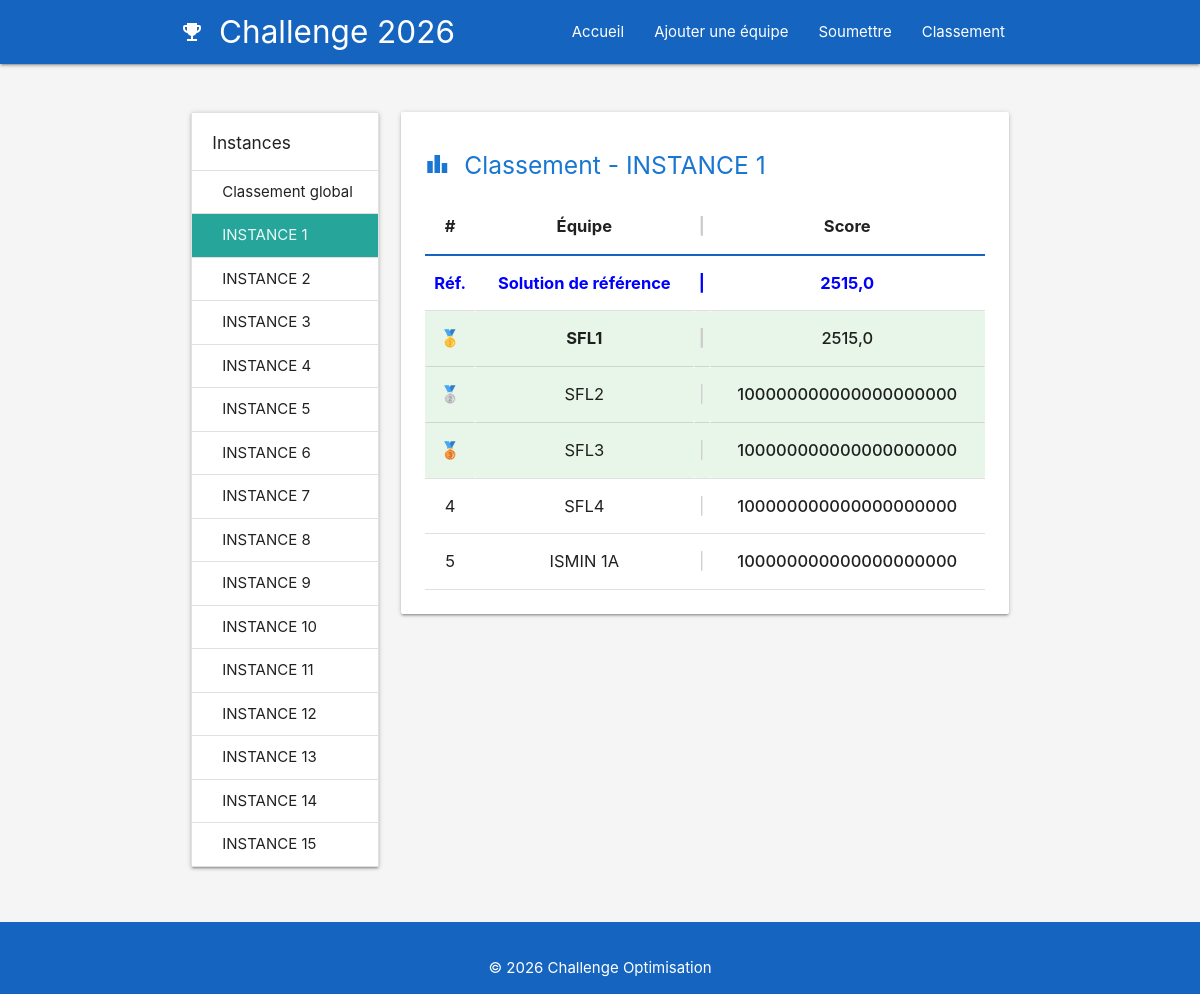
Before: /classement/1/ with the older database file.
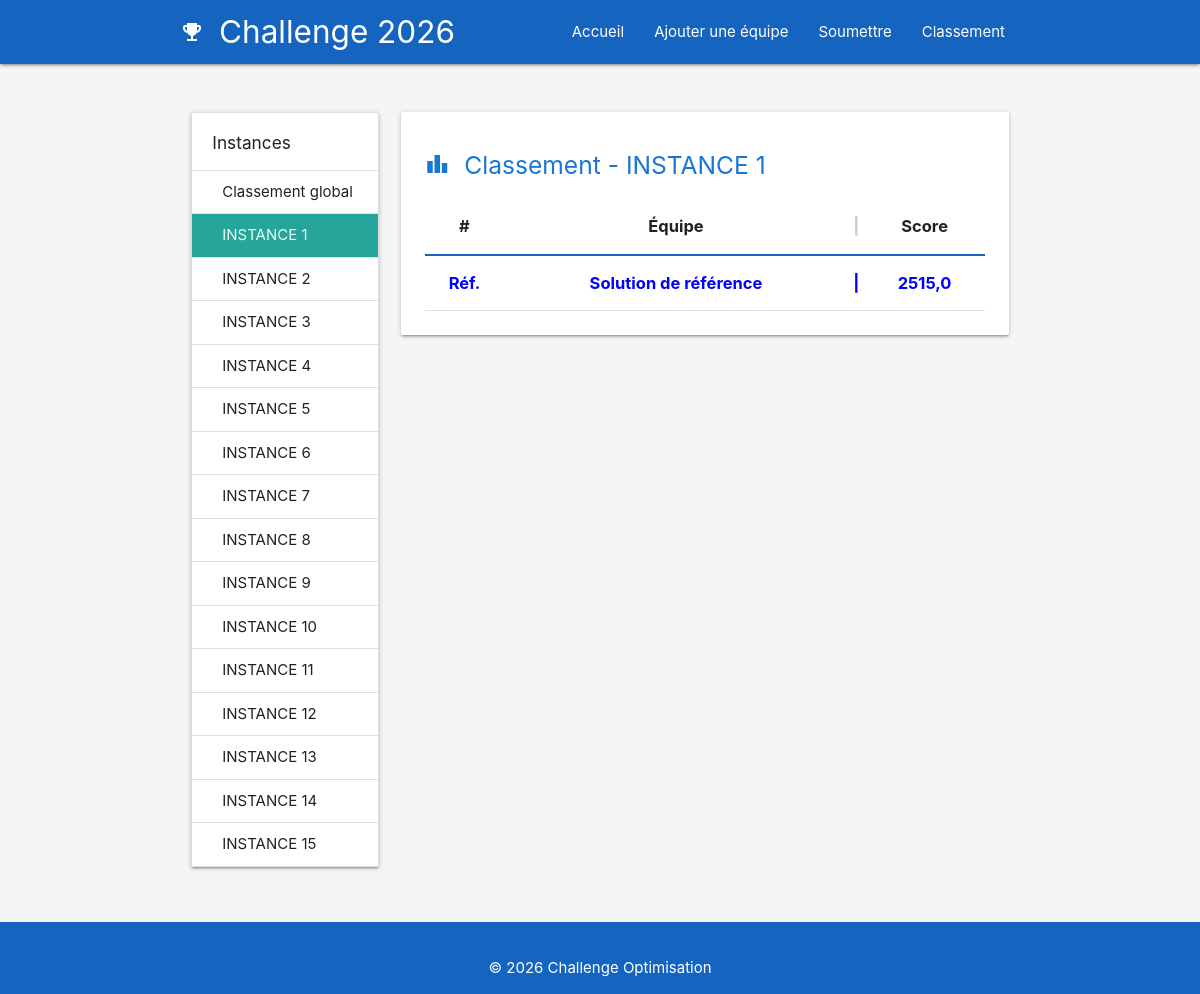
After: the same page with the newer database file.
### solutions/models.py (models this page shows, shortened)
class Instance(models.Model):
    nom = models.CharField(max_length=100, unique=True)
    numero = models.IntegerField(unique=True)
    description = models.TextField(blank=True)
    date_ajout = models.DateTimeField(auto_now_add=True)

class Solution(models.Model):
    equipe          = models.ForeignKey(Equipe, on_delete=models.CASCADE)
    instance        = models.ForeignKey(Instance, on_delete=models.CASCADE)
    fichier         = models.FileField(upload_to='solutions/',blank=True, null=True)  # Chemin de la meilleure solution
    date_soumission = models.DateTimeField(auto_now_add=True)
    score           = models.FloatField(default=0)
    class Meta:
        unique_together = ('equipe', 'instance')  # une seule entrée par équipe/instance

### equipes/models.py (models this page shows, shortened)
class Equipe(models.Model):
    nom = models.CharField(max_length=100, unique=True)
    date_creation = models.DateTimeField(auto_now_add=True)

### classement/views.py (the view)
# urls.py: path('', classement_view, name='classement'),
def classement_view(request, instance_id=None):
    instances = Instance.objects.all().order_by('numero')
    instance_active = None
    solutions = []
    classement_global = []
    if instance_id:
        instance_active, solutions = Classement.by_instance(instance_id)
    else:
        classement_global = Classement.for_all_instances()
    return render(request, 'classement/classement.html', {
        'instances': instances,
        'instance_active': instance_active,
        'solutions': solutions,
        'classement_global': classement_global,
        'nom_reference'    : 'Solution de référence'
    })

### classement/utils.py (called while the page is built)
    @staticmethod
    def by_instance(instance_id):
        instance_active = get_object_or_404(Instance, id=instance_id)
        solutions = (
            Solution.objects
            .filter(instance=instance_active)
            .select_related('equipe')
            .order_by('score')
        )
        rank = 0
        for sol in solutions:
            if sol.equipe.nom == "Solution de référence":
                sol.rank = None
                sol.is_reference = True
            else:
                rank += 1
                sol.rank = rank
                sol.is_reference = False
        return instance_active, solutions

### templates/classement/classement.html (shortened to what this page needs)
{% extends "base.html" %}
{% load static %}
{% block styles %}
<link rel="stylesheet" href="{% static 'css/classement.css' %}">
{% endblock %}
{% block content %}
<div class="row">
    <div class="col s12 m3">
        <ul class="collection with-header z-depth-1">
            <li class="collection-header"><h6>Instances</h6></li>
            <li class="collection-item {% if not instance_active %}active{% endif %}">
                <a href="{% url 'classement' %}" style="color: inherit;">
                    Classement global
                </a>
            </li>
            {% for inst in instances %}
                <li class="collection-item {% if instance_active and inst.id == instance_active.id %}active{% endif %}">
                    <a href="{% url 'classement_instance' inst.id %}" style="color: inherit;">
                        {{ inst.nom }}
                    </a>
                </li>
            {% endfor %}
        </ul>
    </div>
    <div class="col s12 m9">
        <div class="card">
            <div class="card-content">
                {% if instance_active %}
                    <h5 class="blue-text text-darken-2">
                        <i class="material-icons left">leaderboard</i>
                        Classement - {{ instance_active.nom }}
                    </h5>
                    <table class="highlight centered classement-table">
                        <thead>
                            <tr>
                                <th>#</th>
                                <th>Équipe</th>
                                <th class="separator">|</th>
                                <th>Score</th>
                            </tr>
                        </thead>
                        <tbody>
                            {% for sol in solutions %}
                                <tr class="
                                    {% if sol.equipe.nom == nom_reference %}line-reference
                                    {% elif sol.rank == 1 %}first-place
                                    {% elif sol.rank == 2 %}second-place
                                    {% elif sol.rank == 3 %}third-place
                                    {% endif %}
                                ">
                                    <td>
                                        {% if sol.is_reference %}
                                            Réf.
                                        {% elif sol.rank == 1 %}🥇
                                        {% elif sol.rank == 2 %}🥈
                                        {% elif sol.rank == 3 %}🥉
                                        {% else %}{{ sol.rank }}
                                        {% endif %}
                                    </td>
                                    <td>{{ sol.equipe.nom }}</td>
                                    <td class="separator">|</td>
                                    <td><strong>{{ sol.score }}</strong></td>
                                </tr>
                                {% empty %}
                                <tr>
                                    <td colspan="4">Aucune soumission</td>
                                </tr>
                                {% endfor %}
                        </tbody>
                    </table>
                {% endif %}
            </div>
        </div>
    </div>
</div>
{% endblock %}

### templates/base.html (shortened to what this page needs)
<!DOCTYPE html>
<html lang="fr">
<head>
    <link href="https://cdnjs.cloudflare.com/ajax/libs/materialize/1.0.0/css/materialize.min.css" rel="stylesheet">
    {% block styles %}{% endblock %}
</head>
<body>
    <nav>
        <div class="nav-wrapper container">
            <a href="/" class="brand-logo">
                <i class="material-icons">emoji_events</i>
                Challenge 2026
            </a>
            <ul class="right hide-on-med-and-down">
                <li><a href="/">Accueil</a></li>
                <li><a href="/equipes/ajouter/">Ajouter une équipe</a></li>
                <li><a href="/solutions/soumettre/">Soumettre</a></li>
                <li><a href="/classement/">Classement</a></li>
            </ul>
        </div>
    </nav>
    <main>
        <div class="container" style="margin-top: 40px; margin-bottom: 40px;">
            {% block content %}{% endblock %}
        </div>
    </main>
    <footer class="page-footer">
        <div class="container">
            <p class="white-text center-align" style="margin: 15px 0;">
                © 2026 Challenge Optimisation
            </p>
        </div>
    </footer>
</body>
</html>

### static/css/classement.css (style rules this page uses)
.classement-table { margin-top: 20px; font-size: 1.1rem; }
.classement-table th { border-bottom: 2px solid #1565C0; }
.separator { color: #ccc; width: 10px; }
.line-reference { font-weight: bold !important; color : blue !important; }
.line-reference td, .line-reference td strong { font-weight: bold !important; color: blue !important; }

### templates/base.html (style rules this page uses)
body { display: flex; min-height: 100vh; flex-direction: column; background-color: #f5f5f5; }
main { flex: 1 0 auto; }
nav { background-color: #1565C0; }
footer.page-footer { background-color: #1565C0; }

Changed rows visible on the page:
removed Solution: equipe.nom "SFL1", score "2515,0"
removed Solution: equipe.nom "SFL2", score "100000000000000000000"
removed Solution: equipe.nom "SFL3", score "100000000000000000000"
removed Solution: rank "4", equipe.nom "SFL4", score "100000000000000000000"
removed Solution: rank "5", equipe.nom "ISMIN 1A", score "100000000000000000000"
